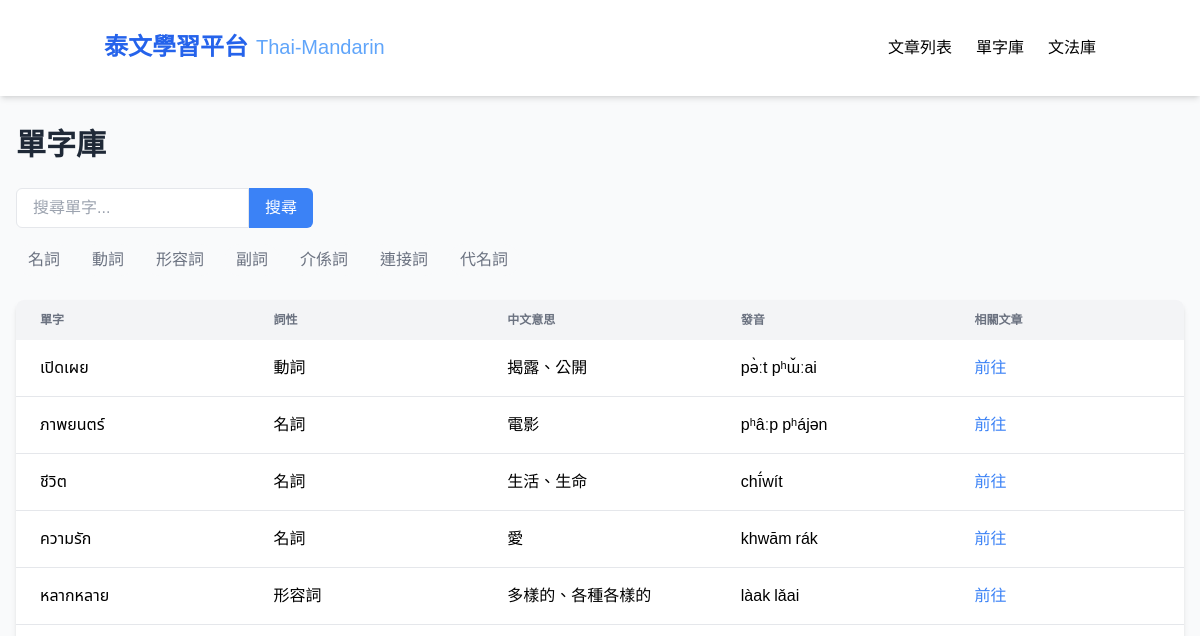
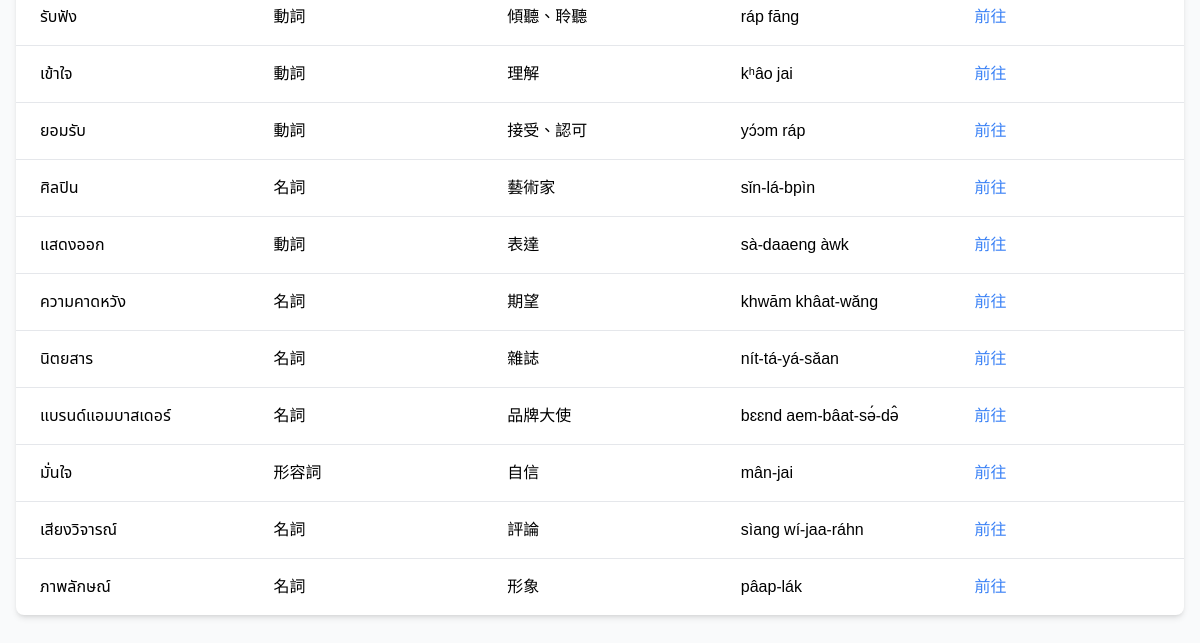
Page /vocabulary on the earlier database version (2 pictures, top to bottom).
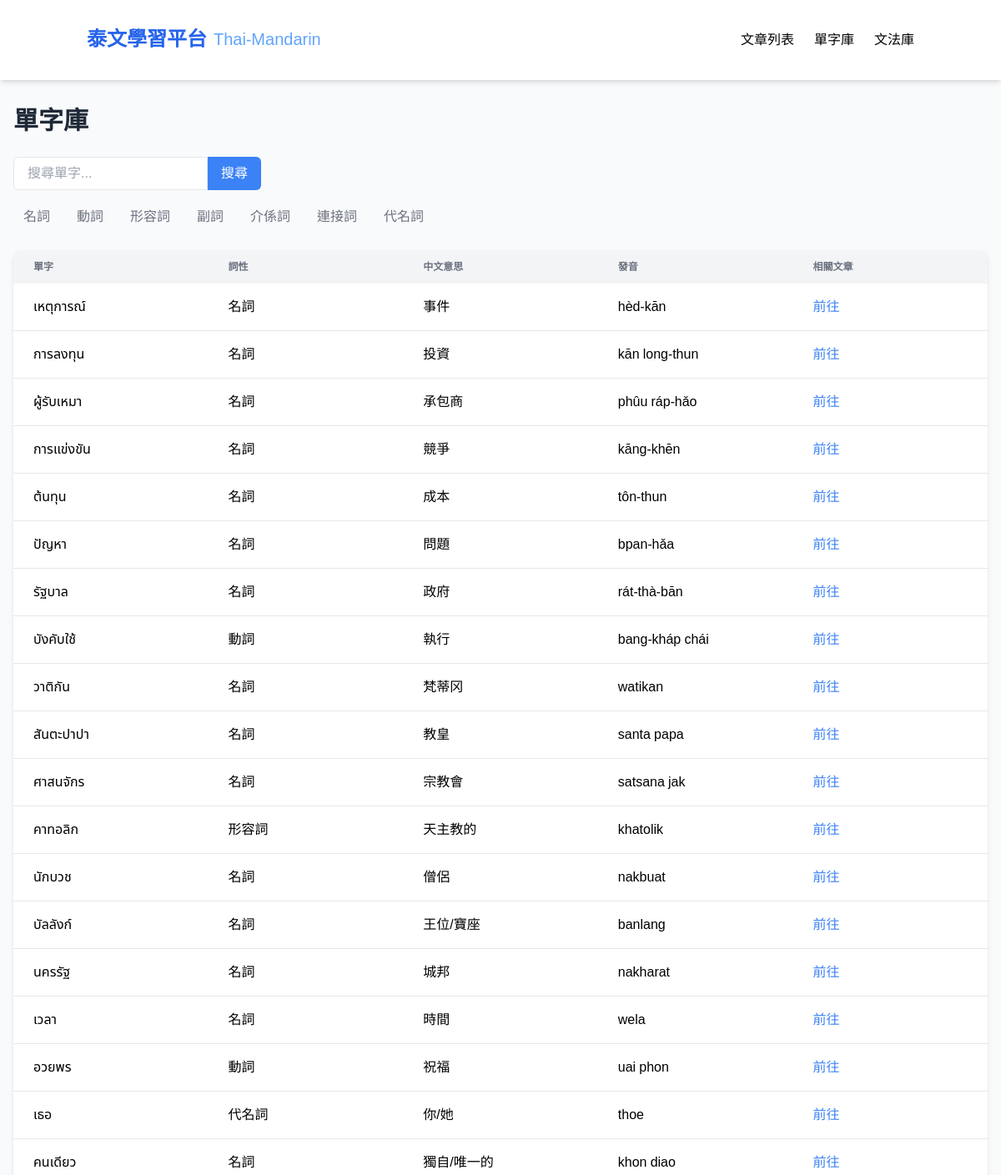
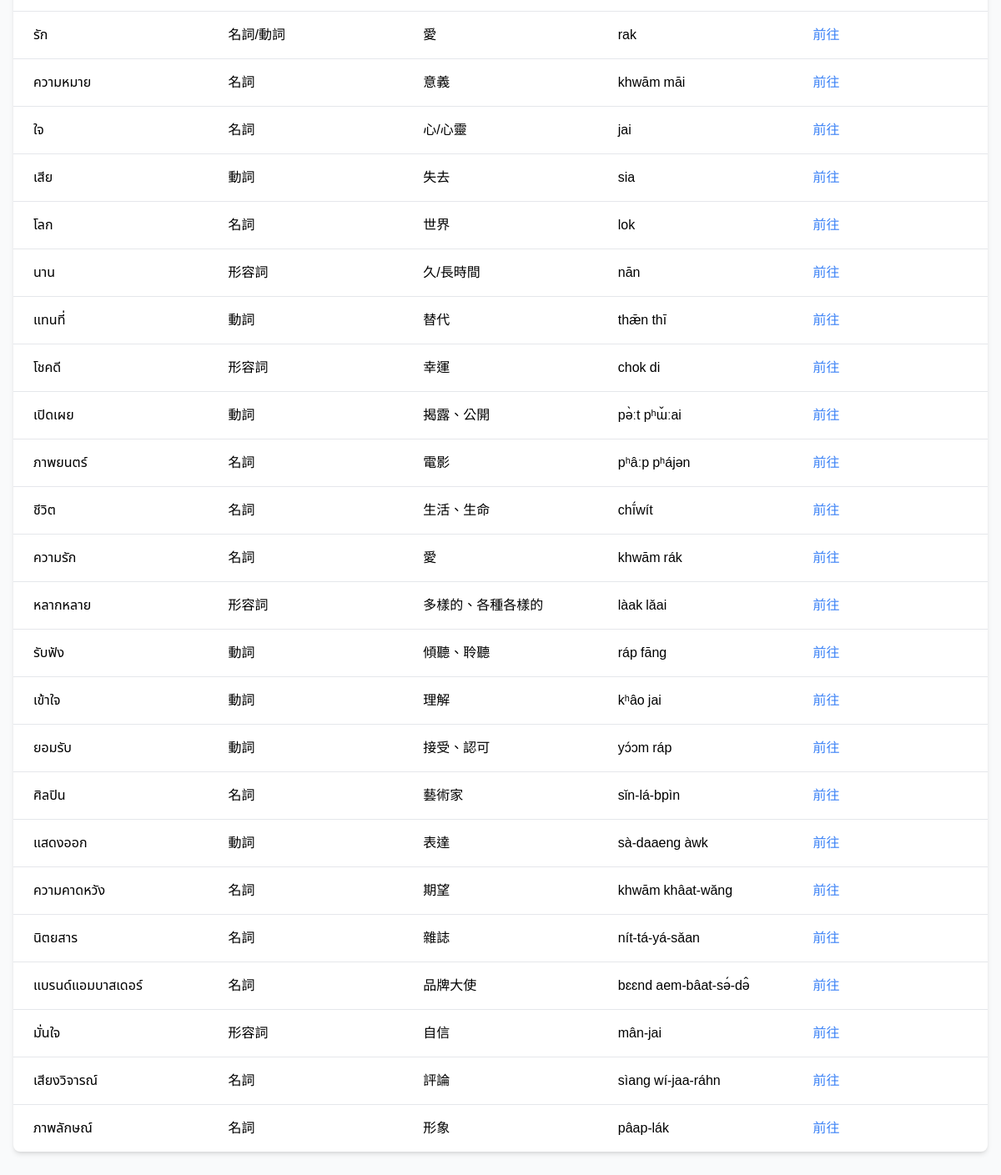
Same page on the later database version (2 pictures, top to bottom).
### tables this page shows
CREATE TABLE Word (
    id INTEGER PRIMARY KEY,
    thai TEXT,
    chinese TEXT,
    type TEXT,
    pronunciation TEXT,
    articleId INTEGER,
    createdAt TEXT,
    updatedAt TEXT
);

### app_sqlite.py (the view)
@app.route('/vocabulary')
def vocabulary():
    conn = get_db_connection()
    words = conn.execute('SELECT * FROM Word ORDER BY createdAt DESC').fetchall()
    conn.close()
    return render_template('vocabulary.html', words=words)

### app_sqlite.py (called while the page is built)
def get_db_connection():
    base_path = os.path.dirname(os.path.abspath(__file__))
    db_path = os.path.join(base_path, 'data.db')
    conn = sqlite3.connect(db_path)  # SQLite 檔名
    conn.row_factory = sqlite3.Row     # 讓取出的資料像字典一樣操作
    return conn

### templates/vocabulary.html (shortened to what this page needs)
<!DOCTYPE html>
<html lang="zh-TW">
<head>
  <script src="https://cdn.tailwindcss.com"></script>
</head>
<body class="bg-gray-50">
  <nav class="bg-white shadow-md sticky top-0 z-50">
    <div class="container mx-auto px-4 py-4">
      <div class="flex justify-between items-center py-4">
        <div class="flex items-center space-x-2">
          <span class="text-2xl font-bold text-blue-600">泰文學習平台</span>
          <span class="thai-text text-xl text-blue-400">Thai-Mandarin</span>
        </div>
        <div class="hidden md:flex space-x-6">
          <a href="/" class="hover:text-blue-600">文章列表</a>
          <a href="/vocabulary" class="hover:text-blue-600">單字庫</a>
          <a href="/grammar" class="hover:text-blue-600">文法庫</a>
        </div>
      </div>
    </div>
  </nav>
  <div class="px-4 py-8">
  <h1 class="text-3xl font-bold mb-6 text-gray-800">單字庫</h1>
  <div class="mb-6">
    <div class="flex mb-4">
      <input id="vocabulary-search" type="text" placeholder="搜尋單字..." class="border rounded-l-md px-4" />
      <button class="bg-blue-500 hover:bg-blue-600 text-white px-4 py-2 rounded-r-md">搜尋</button>
    </div>
    <div class="flex flex-wrap gap-2 mb-4">
      <button class="px-3 py-1 bg-gray-50 text-gray-500 rounded-full hover:bg-gray-200" data-type="名詞">名詞</button>
      <button class="px-3 py-1 bg-gray-50 text-gray-500 rounded-full hover:bg-gray-200" data-type="動詞">動詞</button>
      <button class="px-3 py-1 bg-gray-50 text-gray-500 rounded-full hover:bg-gray-200" data-type="形容詞">形容詞</button>
      <button class="px-3 py-1 bg-gray-50 text-gray-500 rounded-full hover:bg-gray-200" data-type="副詞">副詞</button>
      <button class="px-3 py-1 bg-gray-50 text-gray-500 rounded-full hover:bg-gray-200" data-type="介係詞">介係詞</button>
      <button class="px-3 py-1 bg-gray-50 text-gray-500 rounded-full hover:bg-gray-200" data-type="連接詞">連接詞</button>
      <button class="px-3 py-1 bg-gray-50 text-gray-500 rounded-full hover:bg-gray-200" data-type="代名詞">代名詞</button>
    </div>
  </div>
  <div class="bg-white rounded-lg shadow-md overflow-x-auto">
    <table class="min-w-full w-full table-fixed">
      <thead class="bg-gray-100">
        <tr>
          <th class="px-6 py-3 text-left text-xs text-gray-500 uppercase w-1/5">單字</th>
          <th class="px-6 py-3 text-left text-xs text-gray-500 uppercase w-1/5">詞性</th>
          <th class="px-6 py-3 text-left text-xs text-gray-500 uppercase w-1/5">中文意思</th>
          <th class="px-6 py-3 text-left text-xs text-gray-500 uppercase w-1/5">發音</th>
          <th class="px-6 py-3 text-left text-xs text-gray-500 uppercase w-1/5">相關文章</th>
        </tr>
      </thead>
      <tbody class="divide-y divide-gray-200">
        {% for word in words %}
        <tr class="hover:bg-gray-50 vocabulary-row" data-type="{{ word.type }}">
          <td class="px-6 py-4 whitespace-nowrap thai-text">{{ word.thai }}</td>
          <td class="px-6 py-4 whitespace-nowrap">{{ word.type }}</td>
          <td class="px-6 py-4 whitespace-nowrap">{{ word.chinese }}</td>
          <td class="px-6 py-4 whitespace-nowrap">{{ word.pronunciation }}</td>
          <td class="px-6 py-4 whitespace-nowrap">
            {% if word.articleId %}
              <a href="/article/{{ word.articleId }}" class="text-blue-500 hover:underline">前往</a>
            {% else %}
              -
            {% endif %}
          </td>
        </tr>
        {% endfor %}
      </tbody>
    </table>
  </div>
</body>
</html>

Differences in the rows shown:
added Word: thai "เหตุการณ์", type "名詞", chinese "事件", pronunciation "hèd-kān"
added Word: thai "การลงทุน", type "名詞", chinese "投資", pronunciation "kān long-thun"
added Word: thai "ผู้รับเหมา", type "名詞", chinese "承包商", pronunciation "phûu ráp-hǎo"
added Word: thai "การแข่งขัน", type "名詞", chinese "競爭", pronunciation "kāng-khēn"
added Word: thai "ต้นทุน", type "名詞", chinese "成本", pronunciation "tôn-thun"
added Word: thai "ปัญหา", type "名詞", chinese "問題", pronunciation "bpan-hǎa"
added Word: thai "รัฐบาล", type "名詞", chinese "政府", pronunciation "rát-thà-bān"
added Word: thai "บังคับใช้", type "動詞", chinese "執行", pronunciation "bang-kháp chái"
added Word: thai "วาติกัน", type "名詞", chinese "梵蒂冈", pronunciation "watikan"
added Word: thai "สันตะปาปา", type "名詞", chinese "教皇", pronunciation "santa papa"
added Word: thai "ศาสนจักร", type "名詞", chinese "宗教會", pronunciation "satsana jak"
added Word: thai "คาทอลิก", type "形容詞", chinese "天主教的", pronunciation "khatolik"
added Word: thai "นักบวช", type "名詞", chinese "僧侶", pronunciation "nakbuat"
added Word: thai "บัลลังก์", type "名詞", chinese "王位/寶座", pronunciation "banlang"
added Word: thai "นครรัฐ", type "名詞", chinese "城邦", pronunciation "nakharat"
added Word: thai "เวลา", type "名詞", chinese "時間", pronunciation "wela"
added Word: thai "อวยพร", type "動詞", chinese "祝福", pronunciation "uai phon"
added Word: thai "เธอ", type "代名詞", chinese "你/她", pronunciation "thoe"
added Word: thai "คนเดียว", type "名詞", chinese "獨自/唯一的", pronunciation "khon diao"
added Word: thai "รัก", type "名詞/動詞", chinese "愛", pronunciation "rak"
added Word: thai "ความหมาย", type "名詞", chinese "意義", pronunciation "khwām māi"
added Word: thai "ใจ", type "名詞", chinese "心/心靈", pronunciation "jai"
added Word: thai "เสีย", type "動詞", chinese "失去", pronunciation "sia"
added Word: thai "โลก", type "名詞", chinese "世界", pronunciation "lok"
added Word: thai "นาน", type "形容詞", chinese "久/長時間", pronunciation "nān"
added Word: thai "แทนที่", type "動詞", chinese "替代", pronunciation "thǣn thī"
added Word: thai "โชคดี", type "形容詞", chinese "幸運", pronunciation "chok di"
